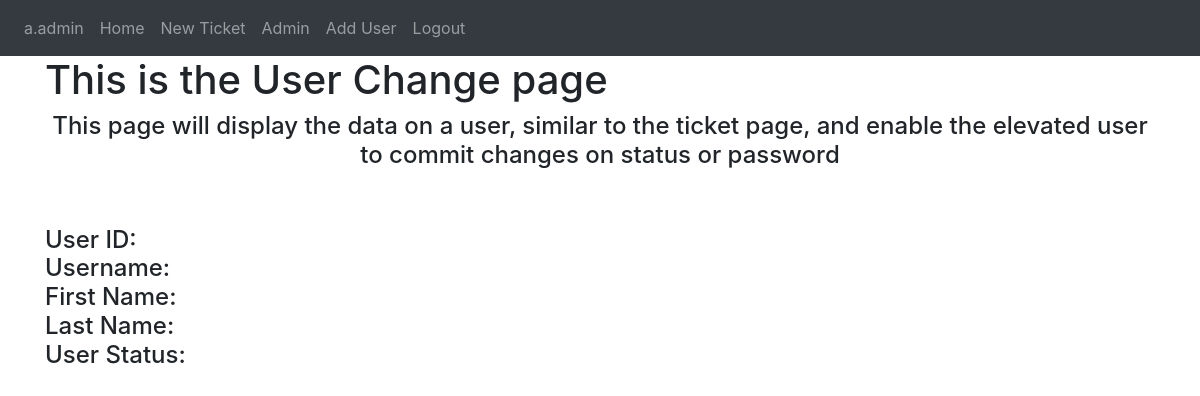
The app's page /chng/2 (signed in), older data.
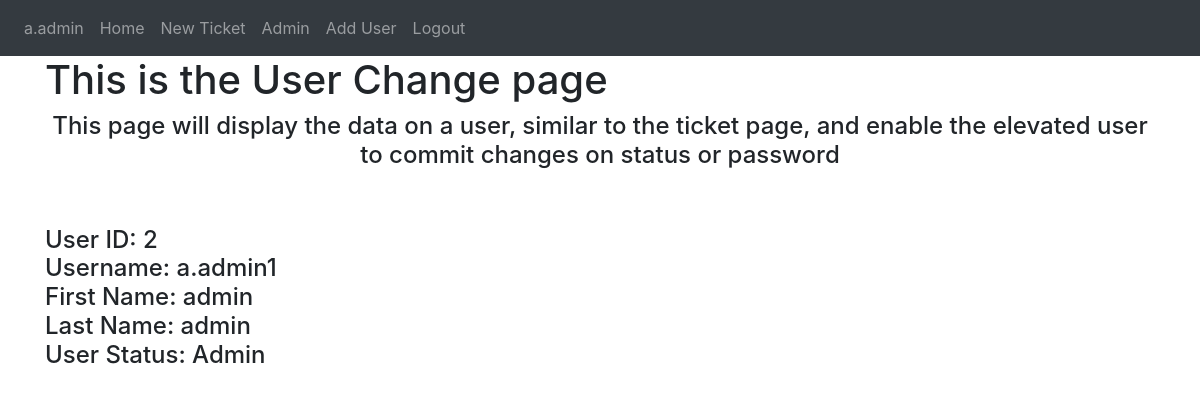
The same page, newer data.
### Website/models.py (models this page shows)
class User(db.Model, UserMixin):
    id = db.Column(db.Integer, primary_key=True)
    username = db.Column(db.String(100), unique=True)
    fname = db.Column(db.String(100))
    lname = db.Column(db.String(100))
    user_status = db.Column(db.Integer)
    password_hash = db.Column(db.String(150))
    user_entries = db.relationship('Entry')

### Website/auth.py (the view)
@auth.route('/chng', defaults={'usr' : 0})
@auth.route('/chng/<int:usr>')
@login_required
def chng(usr):
    return render_template("chng.html", user=current_user, usr=User.query.filter_by(id=usr).first())

### Website/__init__.py (called while the page is built)
def create_app():
    app = Flask(__name__)
    app.config['SECRET_KEY'] = "SuperSecretKey"
    app.config['SQLALCHEMY_DATABASE_URI'] = f'sqlite:///{DB_NAME}'
    db.init_app(app)
    from .views import views
    from .auth import auth
    app.register_blueprint(views, url_prefix='/')
    app.register_blueprint(auth, url_prefix='/')
    from .models import User, Ticket, Entry
    create_database(app)
    login_manager = LoginManager()
    login_manager.login_view = 'auth.login'
    login_manager.init_app(app)
    @login_manager.user_loader
    def load_user(id):
        return User.query.get(int(id))
    return app

### Website/templates/chng.html (shortened to what this page needs)
{% extends "base.html" %}
{% block content%} <h1> This is the User Change page</h1>
    <h4 align="center"> This page will display the data on a user, similar to the ticket page, and enable the elevated user to commit changes on status or password</h4>
    <br />
    <br />
    <h4>
        User ID: {{usr.id}} <br>
        Username: {{usr.username}}<br>
        First Name: {{usr.fname}}<br>
        Last Name: {{usr.lname}}<br>
        User Status:
        {% if usr.user_status == 0 %}
            Deactivated
        {% elif usr.user_status == 1%}
            User
        {% elif usr.user_status == 2%}
            Admin
        {% endif %}
    </h4>
{%endblock%}

Row changes from the older to the newer data that the page shows:
added User: id "2", username "a.admin1", fname "admin", lname "admin"
Text that changed along with them:
text now shown: "Admin"
